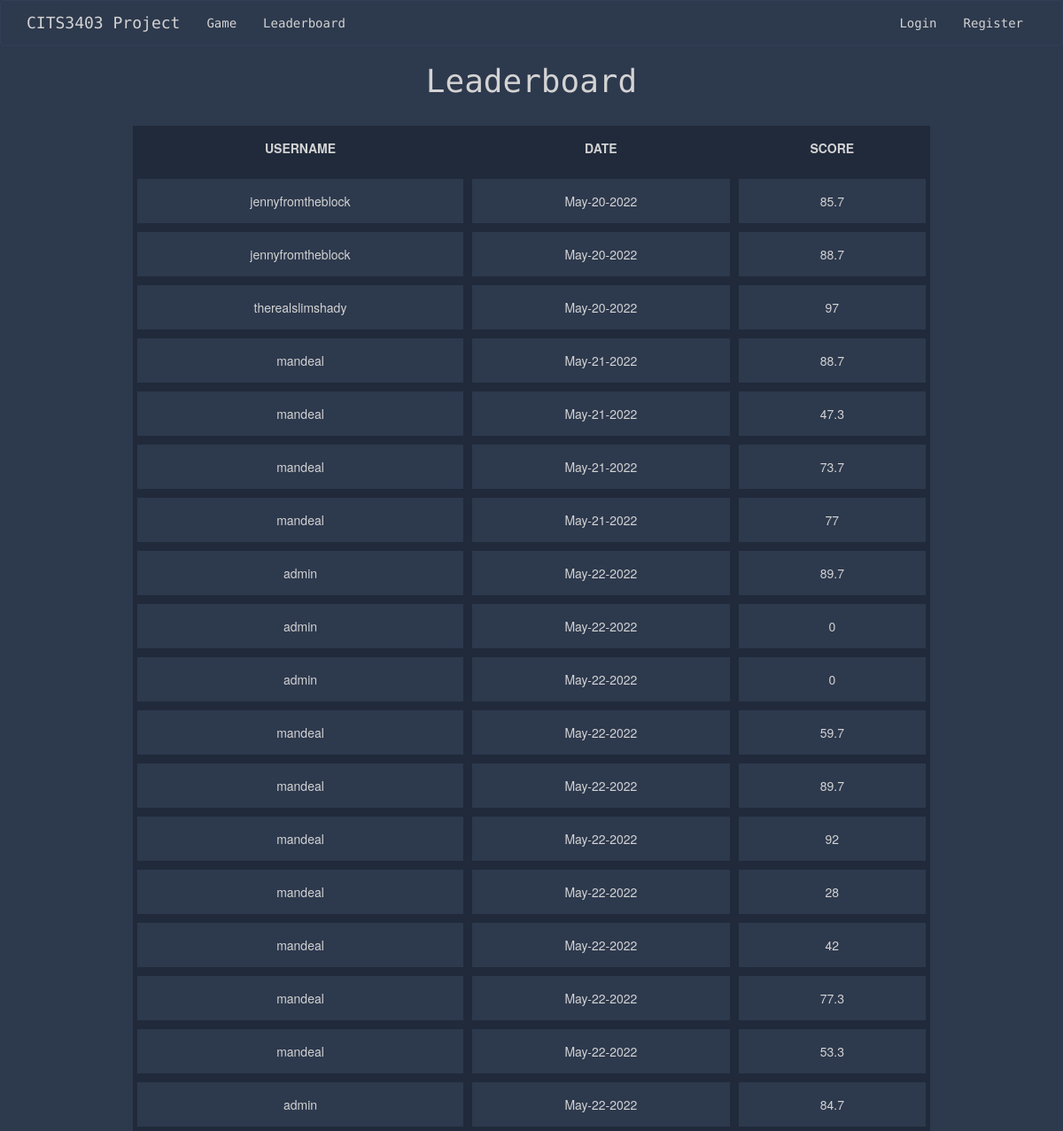
The page /leaderboard on the database as committed earlier.
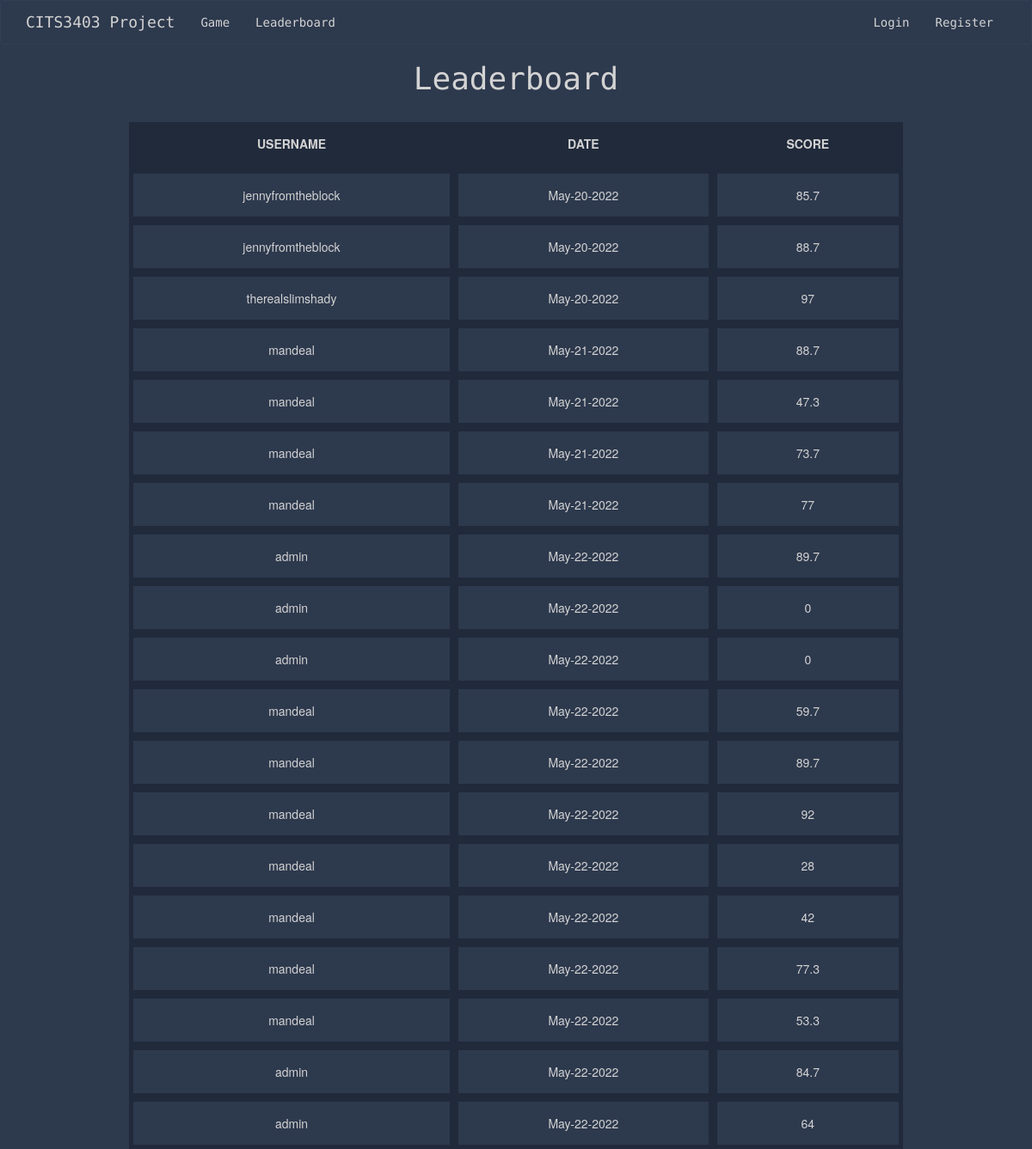
The same page on the database as committed later.
### app/models.py (models this page shows, shortened)
class Score(UserMixin, db.Model):
    id = db.Column(db.Integer, primary_key=True)
    user_score = db.Column(db.Integer)
    user_id = db.Column(db.Integer, db.ForeignKey("user.id"))
    today = date.today()
    format_date = today.strftime("%b-%d-%Y") #strips minutes, formats the date eg May-16-2022
    date = db.Column(db.String, default=format_date)

class User(UserMixin, db.Model):
    id = db.Column(db.Integer, primary_key=True)
    username = db.Column(db.String(64), index=True, unique=True)
    email = db.Column(db.String(120), index=True, unique=True)
    password_hash = db.Column(db.String(128))
    user_stats = db.relationship('Score', backref='user', lazy=True)

### app/routes.py (the view)
@app.route('/leaderboard', methods=['GET', 'POST'])
def leaderboard():
    all_scores = Score.query.all()
    user = User.query.all()
    if current_user.is_authenticated:
        user_id = current_user.id
    return render_template('leaderboard.html', title='Leaderboard', scores=all_scores, user=user)

### app/templates/leaderboard.html
{% extends "base.html" %}
{% block content %}
<h1>Leaderboard</h1>
    <table id="myTable" class="tablesorter">
        <thead>
            <tr>
                <th> USERNAME </th>
                <th> DATE </th>
                <th> SCORE </th>
            </tr>
        </thead>
        <tbody>
            {% for score in scores %}
                <tr>
                    <td> {{ score.user.username }} </td>
                    <td> {{ score.date }} </td>
                    <td> {{ score.user_score }}</td>
                </tr>
            {% endfor %}
        </tbody>
    </table>
{% endblock %}

Rows that differ between the two databases and show on the page:
added Score: user.username "admin", date "May-22-2022", user_score "64"
